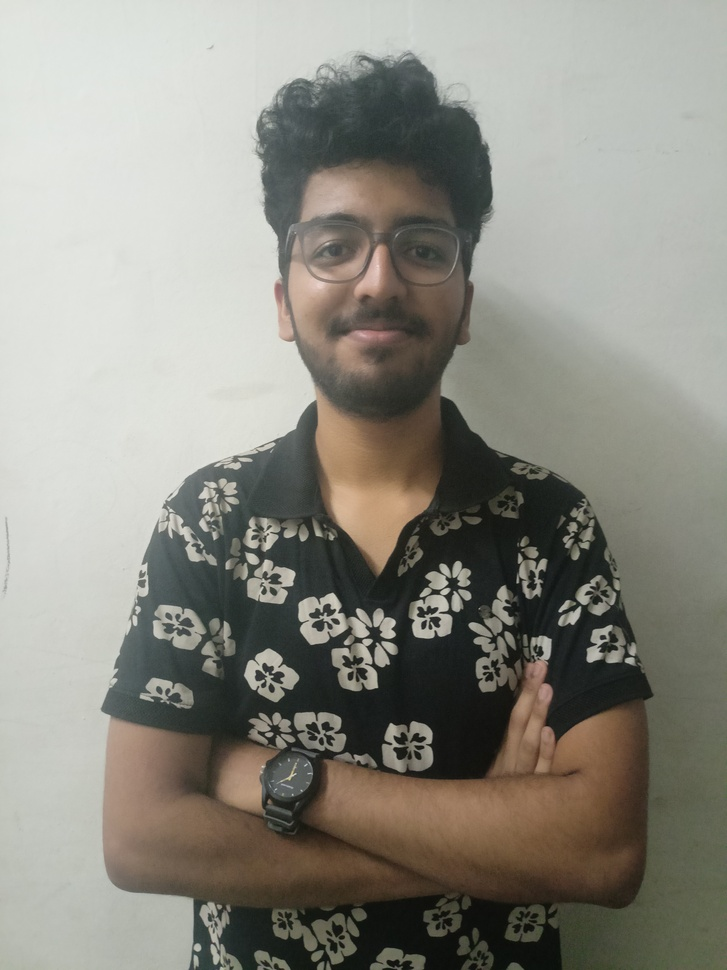
#> input picture backend/uploads/IMG20250203132937.jpg, 727 x 970 px, shrunk from 3468 x 4624 before the run
$ python -i filters.py   (imports and definitions only)
#> lines starting #> are read from the running program, lines starting #| are printed output that depends on the picture
#> further down, picture is the input picture: PIL image 727x970 RGB; mean R, G, B 141, 139.4, 130.4
"""
Post-processing filter effects for mosaic images.
"""
import numpy as np
from PIL import Image, ImageFilter, ImageEnhance, ImageOps

# [68 lines left out: functions apply_filter, apply_sepia, not called in this run]

def apply_vintage(img):
    """
    Apply a vintage effect filter.

    Args:
        img: PIL Image object

    Returns:
        PIL Image: vintage-effect image
    """
    # Convert to RGB
    if img.mode != 'RGB':
        img = img.convert('RGB')

    # Adjust colors
    contrast = ImageEnhance.Contrast(img)
    img = contrast.enhance(0.85)

    color = ImageEnhance.Color(img)
    img = color.enhance(0.7)

    brightness = ImageEnhance.Brightness(img)
    img = brightness.enhance(1.1)
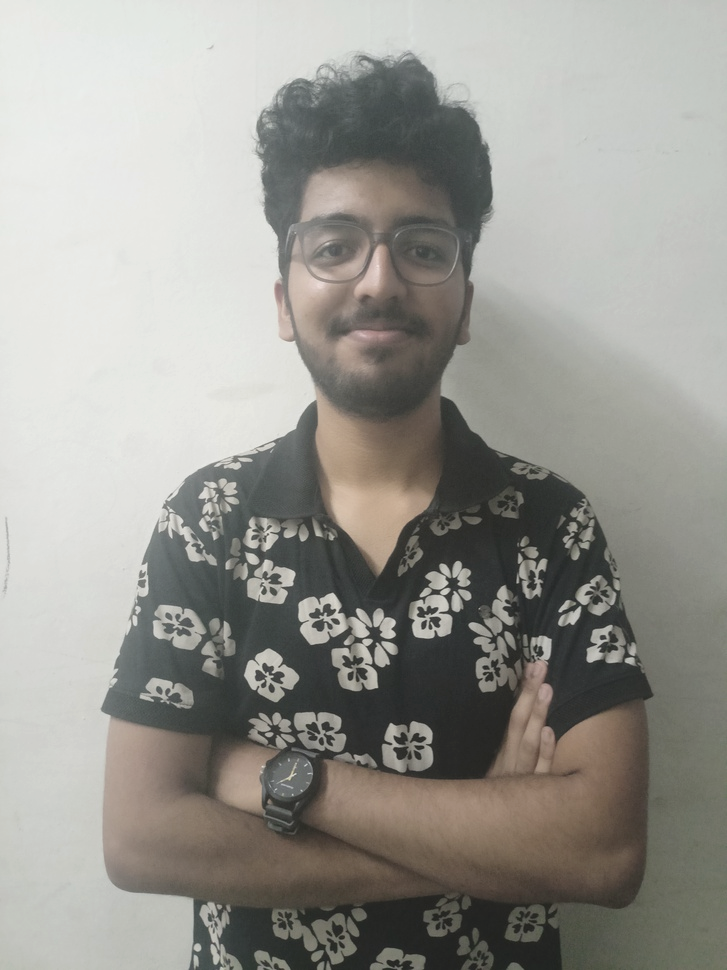
#> img: PIL image 727x970 RGB; mean R, G, B 152.7, 151.6, 145.7

    # Add slight vignette
    width, height = img.size
#> width = 727; height = 970
    mask = Image.new('L', (width, height), 255)
#> mask: PIL image 727x970 L; every value is 255

    # Draw a radial gradient for the vignette
    from PIL import ImageDraw
    draw = ImageDraw.Draw(mask)
    for i in range(20):
        bound = (i, i, width - i, height - i)
        draw.ellipse(bound, fill=255 - i * 6)

    # Apply vignette
    img = Image.composite(img, Image.new('RGB', (width, height), (30, 20, 10)), mask)
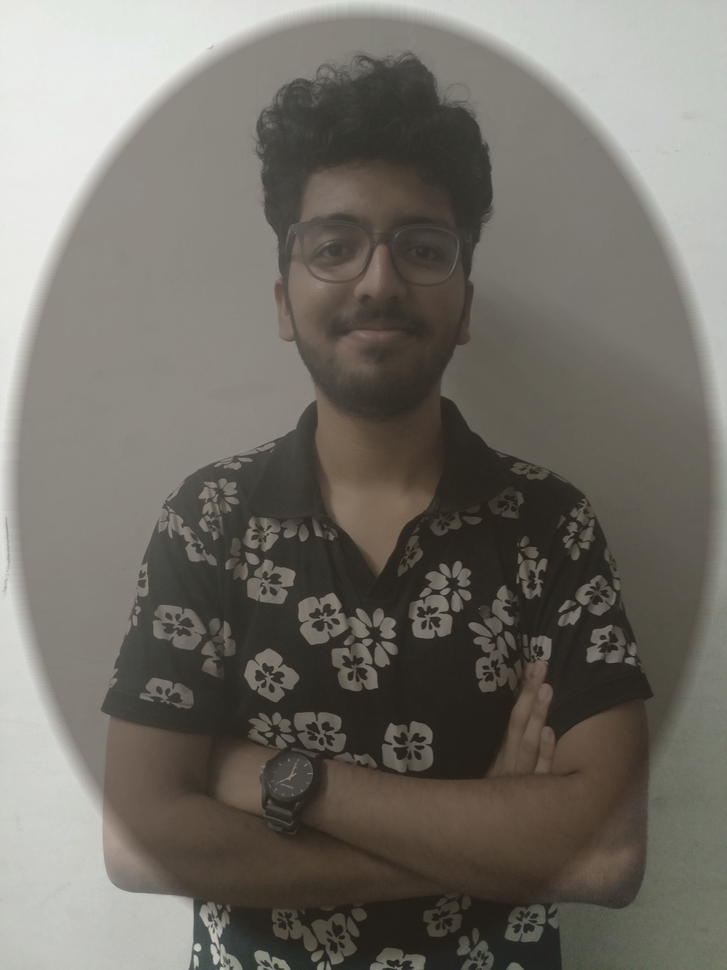
#> img: PIL image 727x970 RGB; mean R, G, B 114.3, 110.5, 103.2

    return img

# [41 lines left out: functions apply_pop_art, apply_multiple_filters, not called in this run]

>>> from PIL import Image
>>> picture = Image.open('../uploads/IMG20250203132937.jpg')
>>> result = apply_vintage(picture)

$ run again, on backend/uploads/150fd4ea-17d7-4f16-886d-c956c9c4d105_big.JPG
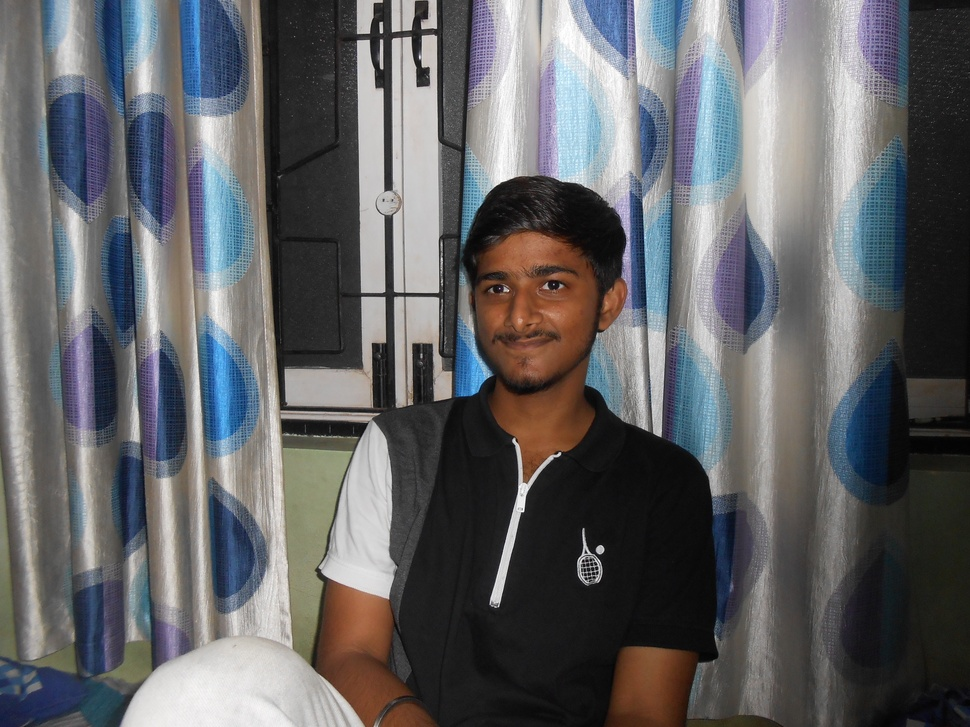
#> input picture backend/uploads/150fd4ea-17d7-4f16-886d-c956c9c4d105_big.JPG, 970 x 727 px, shrunk from 4608 x 3456 before the run
#> picture is the input picture: PIL image 970x727 RGB; mean R, G, B 97.9, 98.5, 101
#> in apply_vintage, `img = color.enhance(0.7)`:
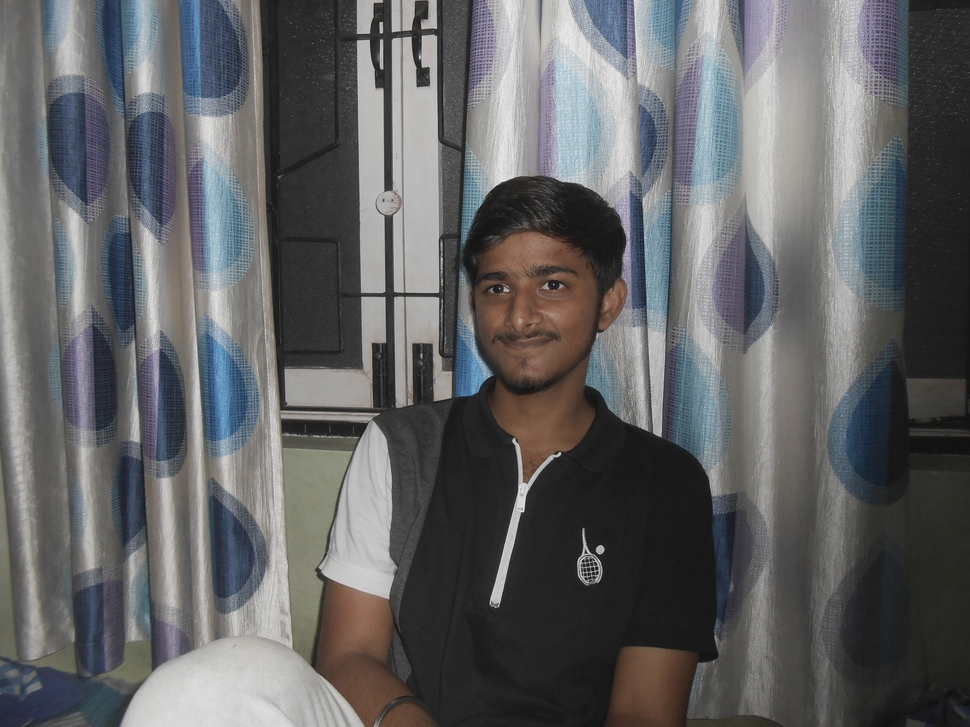
#> img: PIL image 970x727 RGB; mean R, G, B 97.5, 97.9, 99.3
#> mask: PIL image 970x727 L; every value is 255
#> in apply_vintage, `img = Image.composite(img, Image.new('RGB', (width, height), (30, 20, ..`:
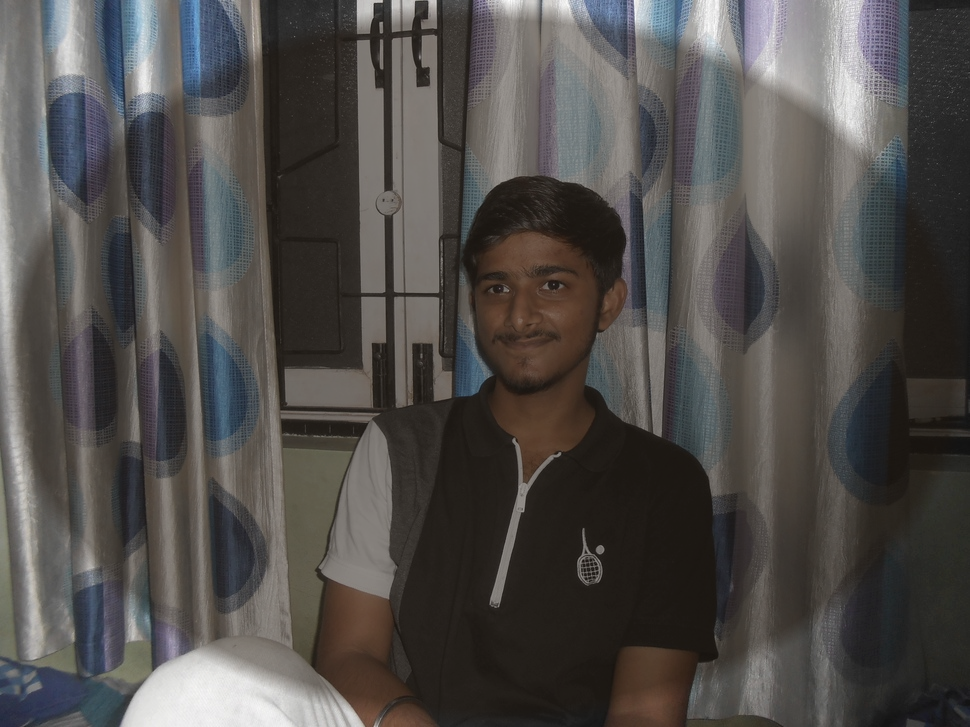
#> img: PIL image 970x727 RGB; mean R, G, B 80.5, 77.5, 75.3
